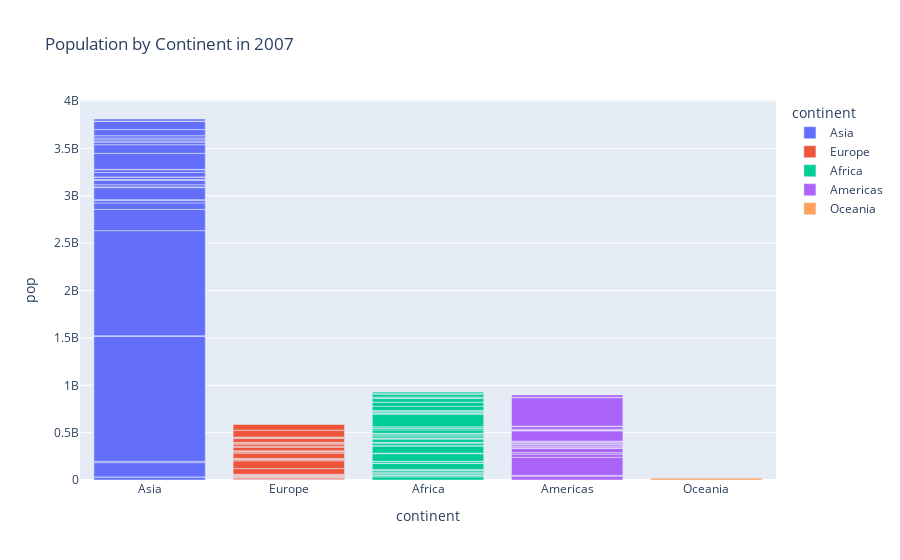

Notebook code cell kept with this figure:
### Code cell
# Using a sample dataset from Plotly
# Load and filter data
# px.data.gapminder(): loads a built-in "gapminder" dataset, containing countries' information over time
# .query("year == 2007") filters this dataset to include only data from the year 2007.
df = px.data.gapminder().query("year == 2007")

# Create the bar chart
fig = px.bar(df,
             x='continent', # Set x-axis to represent the 'continent' column
             y='pop', # Set y-axis to represent the 'pop' (population) column
             color='continent', # colors the bars based on the 'continent' column
             hover_name='country', # display name of the country when hovering
             title='Population by Continent in 2007')

fig.show()

# to save the fig, uncomment the line below:
# plt.savefig('population_by_continent.png')

### Figure 1 — Plotly figure (JSON) as saved in the notebook; plotly's stock layout.template omitted (floating-point values rounded to 4 significant figures)
{"data": [{"alignmentgroup": "True", "hovertemplate": "<b>%{hovertext}</b><br><br>continent=%{x}<br>pop=%{y}<extra></extra>", "hovertext": ["Afghanistan", "Bahrain", "Bangladesh", "Cambodia", "China", "Hong Kong, China", "India", "Indonesia", "Iran", "Iraq", "Israel", "Japan", "Jordan", "Korea, Dem. Rep.", "Korea, Rep.", "Kuwait", "Lebanon", "Malaysia", "Mongolia", "Myanmar", "Nepal", "Oman", "Pakistan", "Philippines", "Saudi Arabia", "Singapore", "Sri Lanka", "Syria", "Taiwan", "Thailand", "Vietnam", "West Bank and Gaza", "Yemen, Rep."], "legendgroup": "Asia", "marker": {"color": "#636efa", "pattern": {"shape": ""}}, "name": "Asia", "offsetgroup": "Asia", "orientation": "v", "showlegend": true, "textposition": "auto", "type": "bar", "x": ["Asia", "Asia", "Asia", "Asia", "Asia", "Asia", "Asia", "Asia", "Asia", "Asia", "Asia", "Asia", "Asia", "Asia", "Asia", "Asia", "Asia", "Asia", "Asia", "Asia", "Asia", "Asia", "Asia", "Asia", "Asia", "Asia", "Asia", "Asia", "Asia", "Asia", "Asia", "Asia", "Asia"], "xaxis": "x", "y": [31889923, 708573, 150448339, 14131858, 1318683096, 6980412, 1110396331, 223547000, 69453570, 27499638, 6426679, 127467972, 6053193, 23301725, 49044790, 2505559, 3921278, 24821286, 2874127, 47761980, 28901790, 3204897, 169270617, 91077287, 27601038, 4553009, 20378239, 19314747, 23174294, 65068149, 85262356, 4018332, 22211743], "yaxis": "y"}, {"alignmentgroup": "True", "hovertemplate": "<b>%{hovertext}</b><br><br>continent=%{x}<br>pop=%{y}<extra></extra>", "hovertext": ["Albania", "Austria", "Belgium", "Bosnia and Herzegovina", "Bulgaria", "Croatia", "Czech Republic", "Denmark", "Finland", "France", "Germany", "Greece", "Hungary", "Iceland", "Ireland", "Italy", "Montenegro", "Netherlands", "Norway", "Poland", "Portugal", "Romania", "Serbia", "Slovak Republic", "Slovenia", "Spain", "Sweden", "Switzerland", "Turkey", "United Kingdom"], "legendgroup": "Europe", "marker": {"color": "#EF553B", "pattern": {"shape": ""}}, "name": "Europe", "offsetgroup": "Europe", "orientation": "v", "showlegend": true, "textposition": "auto", "type": "bar", "x": ["Europe", "Europe", "Europe", "Europe", "Europe", "Europe", "Europe", "Europe", "Europe", "Europe", "Europe", "Europe", "Europe", "Europe", "Europe", "Europe", "Europe", "Europe", "Europe", "Europe", "Europe", "Europe", "Europe", "Europe", "Europe", "Europe", "Europe", "Europe", "Europe", "Europe"], "xaxis": "x", "y": [3600523, 8199783, 10392226, 4552198, 7322858, 4493312, 10228744, 5468120, 5238460, 61083916, 82400996, 10706290, 9956108, 301931, 4109086, 58147733, 684736, 16570613, 4627926, 38518241, 10642836, 22276056, 10150265, 5447502, 2009245, 40448191, 9031088, 7554661, 71158647, 60776238], "yaxis": "y"}, {"alignmentgroup": "True", "hovertemplate": "<b>%{hovertext}</b><br><br>continent=%{x}<br>pop=%{y}<extra></extra>", "hovertext": ["Algeria", "Angola", "Benin", "Botswana", "Burkina Faso", "Burundi", "Cameroon", "Central African Republic", "Chad", "Comoros", "Congo, Dem. Rep.", "Congo, Rep.", "Cote d'Ivoire", "Djibouti", "Egypt", "Equatorial Guinea", "Eritrea", "Ethiopia", "Gabon", "Gambia", "Ghana", "Guinea", "Guinea-Bissau", "Kenya", "Lesotho", "Liberia", "Libya", "Madagascar", "Malawi", "Mali", "Mauritania", "Mauritius", "Morocco", "Mozambique", "Namibia", "Niger", "Nigeria", "Reunion", "Rwanda", "Sao Tome and Principe", "Senegal", "Sierra Leone", "Somalia", "South Africa", "Sudan", "Swaziland", "Tanzania", "Togo", "Tunisia", "Uganda", "Zambia", "Zimbabwe"], "legendgroup": "Africa", "marker": {"color": "#00cc96", "pattern": {"shape": ""}}, "name": "Africa", "offsetgroup": "Africa", "orientation": "v", "showlegend": true, "textposition": "auto", "type": "bar", "x": ["Africa", "Africa", "Africa", "Africa", "Africa", "Africa", "Africa", "Africa", "Africa", "Africa", "Africa", "Africa", "Africa", "Africa", "Africa", "Africa", "Africa", "Africa", "Africa", "Africa", "Africa", "Africa", "Africa", "Africa", "Africa", "Africa", "Africa", "Africa", "Africa", "Africa", "Africa", "Africa", "Africa", "Africa", "Africa", "Africa", "Africa", "Africa", "Africa", "Africa", "Africa", "Africa", "Africa", "Africa", "Africa", "Africa", "Africa", "Africa", "Africa", "Africa", "Africa", "Africa"], "xaxis": "x", "y": [33333216, 12420476, 8078314, 1639131, 14326203, 8390505, 17696293, 4369038, 10238807, 710960, 64606759, 3800610, 18013409, 496374, 80264543, 551201, 4906585, 76511887, 1454867, 1688359, 22873338, 9947814, 1472041, 35610177, 2012649, 3193942, 6036914, 19167654, 13327079, 12031795, 3270065, 1250882, 33757175, 19951656, 2055080, 12894865, 135031164, 798094, 8860588, 199579, 12267493, 6144562, 9118773, 43997828, 42292929, 1133066, 38139640, 5701579, 10276158, 29170398, 11746035, 12311143], "yaxis": "y"}, {"alignmentgroup": "True", "hovertemplate": "<b>%{hovertext}</b><br><br>continent=%{x}<br>pop=%{y}<extra></extra>", "hovertext": ["Argentina", "Bolivia", "Brazil", "Canada", "Chile", "Colombia", "Costa Rica", "Cuba", "Dominican Republic", "Ecuador", "El Salvador", "Guatemala", "Haiti", "Honduras", "Jamaica", "Mexico", "Nicaragua", "Panama", "Paraguay", "Peru", "Puerto Rico", "Trinidad and Tobago", "United States", "Uruguay", "Venezuela"], "legendgroup": "Americas", "marker": {"color": "#ab63fa", "pattern": {"shape": ""}}, "name": "Americas", "offsetgroup": "Americas", "orientation": "v", "showlegend": true, "textposition": "auto", "type": "bar", "x": ["Americas", "Americas", "Americas", "Americas", "Americas", "Americas", "Americas", "Americas", "Americas", "Americas", "Americas", "Americas", "Americas", "Americas", "Americas", "Americas", "Americas", "Americas", "Americas", "Americas", "Americas", "Americas", "Americas", "Americas", "Americas"], "xaxis": "x", "y": [40301927, 9119152, 190010647, 33390141, 16284741, 44227550, 4133884, 11416987, 9319622, 13755680, 6939688, 12572928, 8502814, 7483763, 2780132, 108700891, 5675356, 3242173, 6667147, 28674757, 3942491, 1056608, 301139947, 3447496, 26084662], "yaxis": "y"}, {"alignmentgroup": "True", "hovertemplate": "<b>%{hovertext}</b><br><br>continent=%{x}<br>pop=%{y}<extra></extra>", "hovertext": ["Australia", "New Zealand"], "legendgroup": "Oceania", "marker": {"color": "#FFA15A", "pattern": {"shape": ""}}, "name": "Oceania", "offsetgroup": "Oceania", "orientation": "v", "showlegend": true, "textposition": "auto", "type": "bar", "x": ["Oceania", "Oceania"], "xaxis": "x", "y": [20434176, 4115771], "yaxis": "y"}], "layout": {"barmode": "relative", "legend": {"title": {"text": "continent"}, "tracegroupgap": 0}, "title": {"text": "Population by Continent in 2007"}, "xaxis": {"anchor": "y", "categoryarray": ["Asia", "Europe", "Africa", "Americas", "Oceania"], "categoryorder": "array", "domain": [0, 1], "title": {"text": "continent"}}, "yaxis": {"anchor": "x", "domain": [0, 1], "title": {"text": "pop"}}}}
